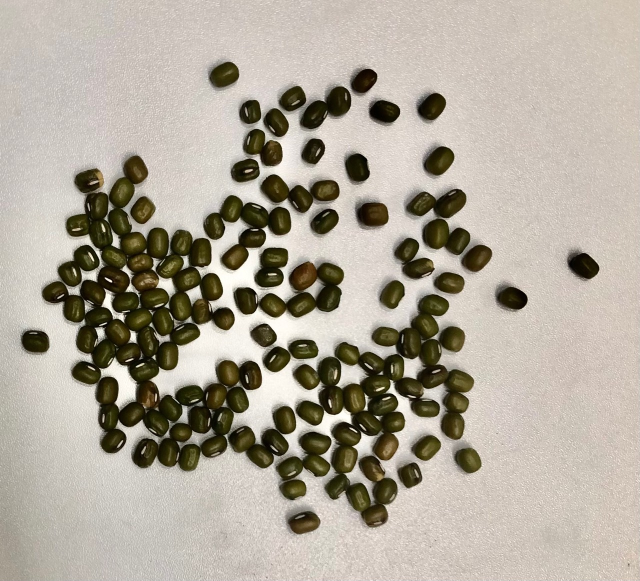
//> input picture HW2/HW2/HW2/source image/1.png, 1280 x 1162 px (shown at 1/2 size)
$ ./Source   (built with g++ and OpenCV 4)
//> lines starting //> are read from the running program, lines starting //| are printed output that depends on the picture; after the words box and inside, x2 and y2 are one past the last pixel; in counts of white or black regions, pixels touching at a corner belong together
//> in ImageOne, img is the input picture: 1162 rows x 1280 cols, CV_8UC3; mean B, G, R 154, 167.2, 174.4
#include "opencv2/opencv.hpp"
#include <queue>
#include <stack>

using namespace cv;
using namespace std;

Mat ConvertToGray(Mat img) {
    Mat gray = Mat::zeros(img.size(), CV_8UC1);
    for (int i = 0; i < img.rows; i++) {
        for (int j = 0; j < img.cols; j++) {
            Vec3b rgb = img.at<Vec3b>(i, j);
            gray.at<uchar>(i, j) = 0.3 * rgb[2] + 0.59 * rgb[1] + 0.11 * rgb[0];
        }
    }
    return gray;
}

Mat ConvertToBinary(Mat img, int threshold) {
    Mat grayimg = ConvertToGray(img);
    Mat binary = Mat::zeros(grayimg.size(), CV_8UC1);
    for (int i = 0; i < grayimg.rows; i++) {
        for (int j = 0; j < grayimg.cols; j++) {
            uchar n = grayimg.at<uchar>(i, j);
            if (n > threshold) {
                binary.at<uchar>(i, j) = 0;
            }
            else {
                binary.at<uchar>(i, j) = 1;
            }
        }
    }
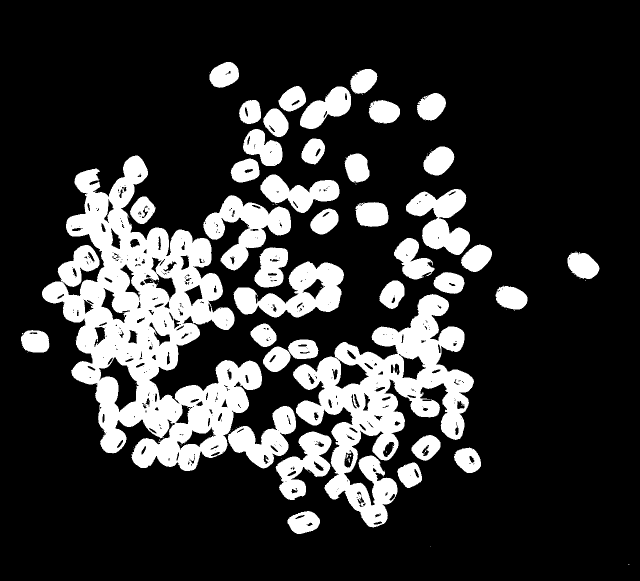
//> binary: 1162 rows x 1280 cols, CV_8UC1 (shown at 1/2 size); values 0 (black) and 1 (white), 20.3% white; 100 white regions (59 under 20 px), largest, box (x1, y1, x2, y2) and area: (84, 311, 524, 942) 115171, (586, 588, 948, 1055) 61433, (467, 523, 688, 635) 12566
    return binary;
}

Mat BinaryReConstruct(Mat img) {
    Mat binary = Mat::zeros(img.size(), CV_8UC1);
    for (int i = 0; i < img.rows; i++) {
        for (int j = 0; j < img.cols; j++) {
            uchar n = img.at<uchar>(i, j);
            if (n == 1) {
                binary.at<uchar>(i, j) = 255;
            }
            else {
                binary.at<uchar>(i, j) = 0;
            }
        }
    }
    return binary;
}

Mat FourlabelConnect(Mat img, int threshold) {
//> called with threshold = 100
    Mat binary = ConvertToBinary(img, threshold);
    Mat label=Mat::zeros(binary.size(),CV_32SC1);
    binary.convertTo(label, CV_32SC1);
    int counter = 1;
    int propCount = 0;
    int temp = 1;
    for (int i = 1; i < binary.rows - 2; i++) {
        int* data = label.ptr<int>(i);
        for (int j = 1; j < binary.cols - 2; j++) {
            if (data[j] == 1) {
                std::stack<std::pair<int, int>> neighbor;
                neighbor.push(std::pair<int, int>(i, j));
                ++counter;
                while (!neighbor.empty()) {
                    std::pair<int, int> cur = neighbor.top();
                    int curX = cur.first;
                    int curY = cur.second;
                    label.at<int>(curX, curY) = counter;

                    neighbor.pop();

                    if (curY != 0) {
                        if (label.at<int>(curX, curY - 1) == 1) {
                            neighbor.push(std::pair<int, int>(curX, curY - 1));
                            temp++;
                        }
                    }
                    if (curY != binary.cols - 1) {
                        if (label.at<int>(curX, curY + 1) == 1) {
                            neighbor.push(std::pair<int, int>(curX, curY + 1));
                            temp++;
                        }
                    }
                    if(curX!=0){
                        if (label.at<int>(curX-1, curY) == 1) {;
                            neighbor.push(std::pair<int, int>(curX - 1, curY));
                            temp++;
                        }
                    }
                    if (curX != binary.rows - 1) {
                        if (label.at<int>(curX+1, curY) == 1) {
                            neighbor.push(std::pair<int, int>(curX + 1, curY));
                            temp++;
                        }
                    }
                }
                if (temp >= 100) {
                    propCount++;
                }
                temp = 0;
            }
        }
    }
//> label: 1162 rows x 1280 cols, CV_32SC1; 146 distinct labels, from 0 to 146
//> after the loop, counter = 146; temp = 0; propCount = 39

    Mat colorLabel;
    std::vector<Vec3b> colors;
    for (int i = 0; i < label.rows * label.cols; i++) {
        colors.push_back(Vec3b(rand() % 256, rand() % 256, rand() % 256));
    }
    colorLabel = Mat::zeros(label.size(), CV_8UC3);
    for (int i = 0; i < colorLabel.rows; i++) {
        for (int j = 0; j < colorLabel.cols; j++) {
            int labelValue = label.at<int>(i, j);
            if (labelValue > 0) {
                colorLabel.at<Vec3b>(i, j) = colors[labelValue - 1];
            }
        }
    }
    int num = counter - 1;
//> num = 145
    printf("count：%d\n", propCount);
//| count：39
    return colorLabel;
}

Mat EightlabelConnect(Mat img, int threshold) {
//> called with threshold = 100
    Mat binary = ConvertToBinary(img, threshold);
    Mat label = Mat::zeros(binary.size(), CV_32SC1);
    binary.convertTo(label, CV_32SC1);
    int counter = 1;
    int propCount = 0;
    int temp=1;
    for (int i = 1; i < binary.rows - 2; i++) {
        int* data = label.ptr<int>(i);
        for (int j = 1; j < binary.cols - 2; j++) {
            if (data[j] == 1) {
                std::stack<std::pair<int, int>> neighbor;
                neighbor.push(std::pair<int, int>(i, j));
                ++counter;
                while (!neighbor.empty()) {
                    std::pair<int, int> cur = neighbor.top();
                    int curX = cur.first;
                    int curY = cur.second;
                    label.at<int>(curX, curY) = counter;
                    neighbor.pop();
                    for (int x = -1; x <= 1; x++) {
                        for (int y = -1; y <= 1; y++) {
                            if (x == 0 && y == 0) {
                                continue;
                            }
                            int x2 = curX + x;
                            int y2 = curY + y;
                            if (x2 >= 0 && x2 < binary.rows && y2 >= 0 && y2 < binary.cols) {
                                if (label.at<int>(x2, y2) == 1) {
                                    neighbor.push(std::pair<int, int>(x2, y2));
                                    temp++;
                                }
                            }
                        }
                    }
                }
                if (temp >= 100) {
                    propCount++;
                }
                temp = 0;
            }
        }
    }
//> label: 1162 rows x 1280 cols, CV_32SC1; 101 distinct labels, from 0 to 101
//> after the loop, counter = 101; temp = 0; propCount = 39

    Mat colorLabel;
    std::vector<Vec3b> colors;
    for (int i = 0; i < label.rows * label.cols; i++) {
        colors.push_back(Vec3b(rand() % 256, rand() % 256, rand() % 256));
    }
    colorLabel = Mat::zeros(label.size(), CV_8UC3);
    for (int i = 0; i < colorLabel.rows; i++) {
        for (int j = 0; j < colorLabel.cols; j++) {
            int labelValue = label.at<int>(i, j);
            if (labelValue > 0) {
                colorLabel.at<Vec3b>(i, j) = colors[labelValue - 1];
            }
        }
    }
    int num = counter - 1;
//> num = 100
    printf("count：%d\n", propCount);
//| count：39
    return colorLabel;
}

void ImageOne() {
    printf("1.\n");
    Mat img = imread("source image/1.png");
    Mat Binary = ConvertToBinary(img,100);
    Binary = BinaryReConstruct(Binary);
    Mat Four = FourlabelConnect(img, 100);
    Mat Eight = EightlabelConnect(img, 100);

    imwrite("output/1/1_Binary.png", Binary);
    imwrite("output/1/1_4Connect.png", Four);
    imwrite("output/1/1_8Connect.png", Eight);
}

void ImageTwo() {
    printf("2.\n");
    Mat img = imread("source image/2.png");
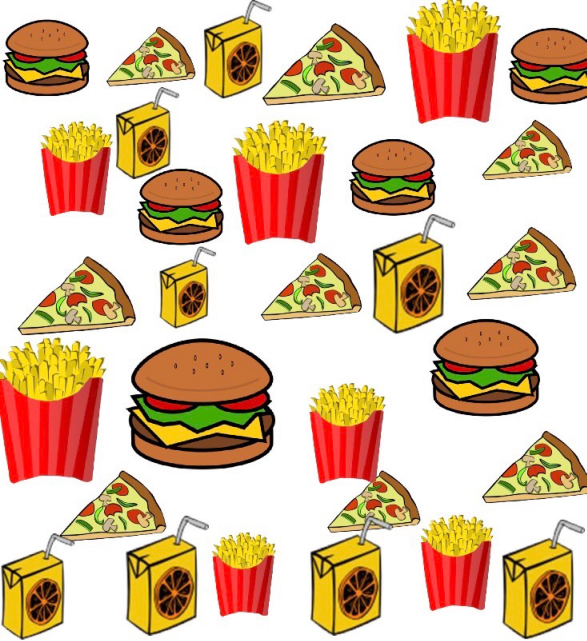
//> input picture HW2/HW2/HW2/source image/2.png, 1173 x 1281 px (shown at 1/2 size)
//> img is the input picture: 1281 rows x 1173 cols, CV_8UC3; mean B, G, R 154.8, 187.1, 218
    Mat Binary = ConvertToBinary(img, 232);
//> call 4 of ConvertToBinary, with threshold = 232
//> after the loop in ConvertToBinary (call 4), `for (int i = 0; i < grayimg.rows; i++)`:
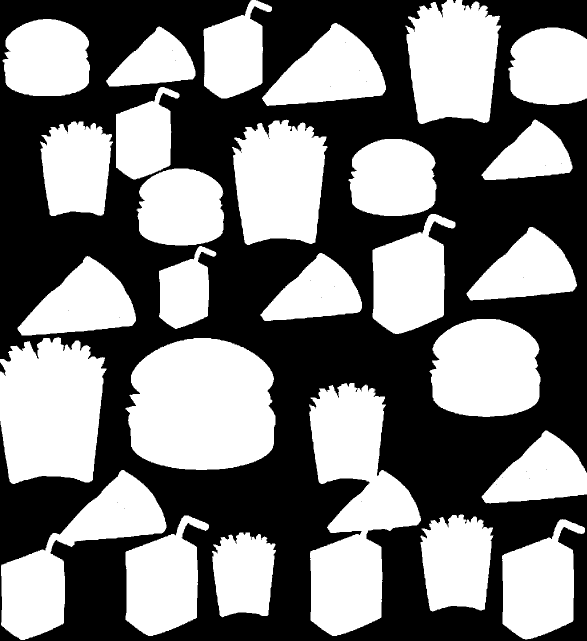
//> binary: 1281 rows x 1173 cols, CV_8UC1 (shown at 1/2 size); values 0 (black) and 1 (white), 48.3% white; 27 white regions, largest, box (x1, y1, x2, y2) and area: (251, 676, 551, 940) 65887, (618, 766, 842, 1272) 62982, (0, 674, 213, 968) 51115
    Binary = BinaryReConstruct(Binary);
    Mat Four = FourlabelConnect(img, 232);
//> call 2 of FourlabelConnect, with threshold = 232
//> the loop in FourlabelConnect (call 2), `for (int i = 1; i < binary.rows - 2; i++)` made 1278 passes
//> (counter, propCount) on passes 1 to 3: (3, 2), (3, 2), (3, 2)
//> after the loop in FourlabelConnect (call 2), `for (int i = 1; i < binary.rows - 2; i++)`:
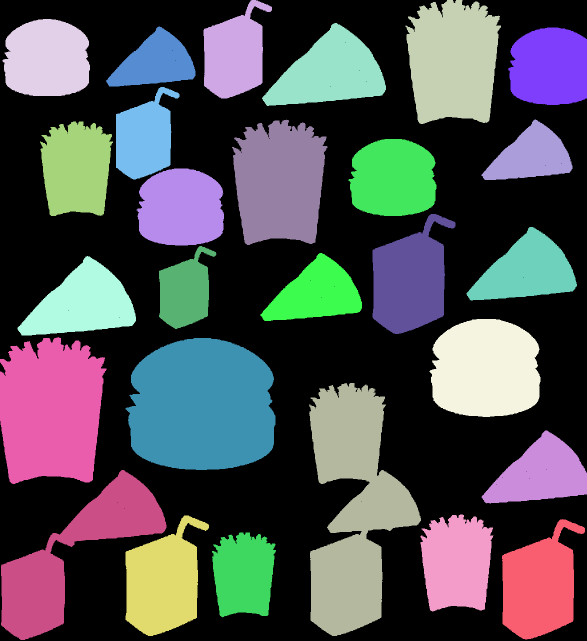
//> label: 1281 rows x 1173 cols, CV_32SC1 (shown at 1/2 size); 28 distinct labels, from 0 to 28; one colour per label, 0 black
//> after the loop in FourlabelConnect (call 2), `for (int i = 1; i < binary.rows - 2; i++)`: counter = 28; temp = 0; propCount = 27
//| count：27
    Mat Eight = EightlabelConnect(img, 232);
//> the loop in EightlabelConnect (call 2), `for (int i = 1; i < binary.rows - 2; i++)` made 1278 passes
//| count：27

    imwrite("output/2/2_Binary.png", Binary);
    imwrite("output/2/2_4Connect.png", Four);
    imwrite("output/2/2_8Connect.png", Eight);
}

void ImageThree() {
    printf("3.\n");
    Mat img = imread("source image/3.png");
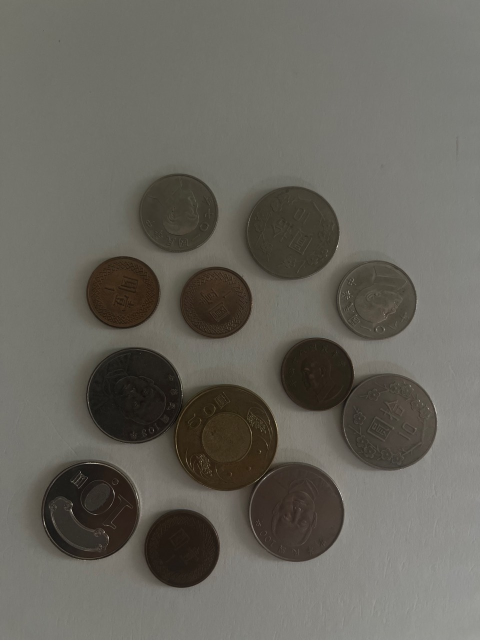
//> input picture HW2/HW2/HW2/source image/3.png, 960 x 1281 px (shown at 1/2 size)
//> img is the input picture: 1281 rows x 960 cols, CV_8UC3; mean B, G, R 93.8, 101.6, 104
    Mat Binary = ConvertToBinary(img, 90);
//> after the loop in ConvertToBinary (call 7), `for (int i = 0; i < grayimg.rows; i++)`: binary: 1281 rows x 960 cols, CV_8UC1; values 0 (black) and 1 (white), 26.5% white; 45 white regions (35 under 20 px), largest, box (x1, y1, x2, y2) and area: (149, 693, 688, 1124) 105418, (544, 675, 874, 941) 51099, (63, 919, 281, 1121) 34279
    Binary = BinaryReConstruct(Binary);
    Mat Four = FourlabelConnect(img, 90);
//> after the loop in FourlabelConnect (call 3), `for (int i = 1; i < binary.rows - 2; i++)`: label: 1281 rows x 960 cols, CV_32SC1; 69 distinct labels, from 0 to 69
//| count：9
    Mat Eight = EightlabelConnect(img, 90);
//> after the loop in EightlabelConnect (call 3), `for (int i = 1; i < binary.rows - 2; i++)`: label: 1281 rows x 960 cols, CV_32SC1; 46 distinct labels, from 0 to 46
//| count：9

    imwrite("output/3/3_Binary.png", Binary);
    imwrite("output/3/3_4Connect.png", Four);
    imwrite("output/3/3_8Connect.png", Eight);
}

void ImageFour() {
    printf("4.\n");
    Mat img = imread("source image/4.png");
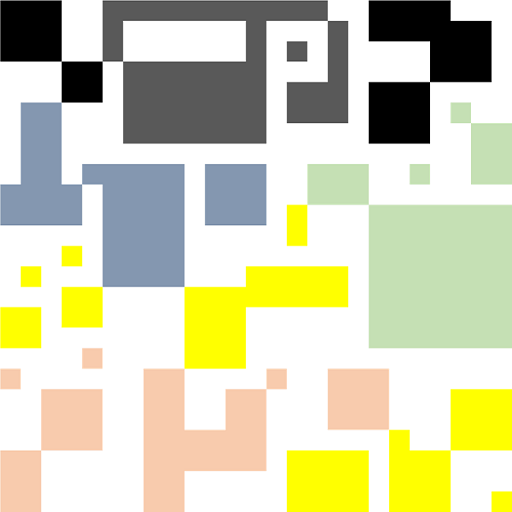
//> input picture HW3/HW3/HW3/source image/4.png, 512 x 512 px
//> img is the input picture: 512 rows x 512 cols, CV_8UC3; mean B, G, R 177.6, 209.5, 209.1
    Mat Binary = ConvertToBinary(img, 230);
//> Binary: 512 rows x 512 cols, CV_8UC1; values 0 (black) and 1 (white), 51.8% white; 4 black regions, box (x1, y1, x2, y2) and area: (0, 0, 512, 512) 114977, (123, 21, 246, 61) 4920, (0, 62, 61, 184) 4081, (62, 0, 102, 61) 2440
    Binary = BinaryReConstruct(Binary);
    Mat Four = FourlabelConnect(img, 230);
//> after the loop in FourlabelConnect (call 4), `for (int i = 1; i < binary.rows - 2; i++)`: label: 512 rows x 512 cols, CV_32SC1; 27 distinct labels, from 0 to 27
//| count：26
    Mat Eight = EightlabelConnect(img, 230);
//> call 4 of EightlabelConnect, with threshold = 230
//> after the loop in EightlabelConnect (call 4), `for (int i = 1; i < binary.rows - 2; i++)`: label: 512 rows x 512 cols, CV_32SC1; 22 distinct labels, from 0 to 22
//> after the loop in EightlabelConnect (call 4), `for (int i = 0; i < colorLabel.rows; i++)`:
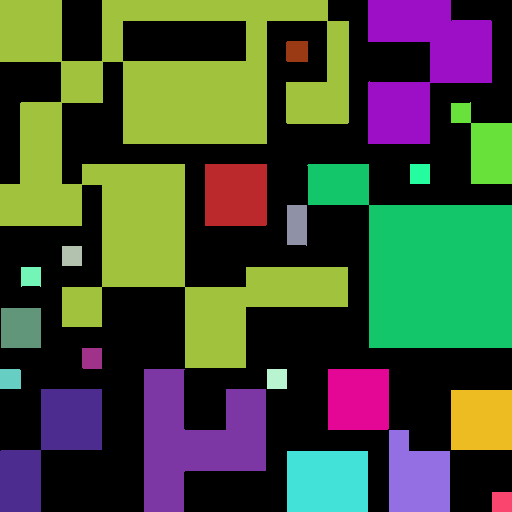
//> colorLabel: 512 rows x 512 cols, CV_8UC3; mean B, G, R 55.3, 78, 66.4
//| count：21

    imwrite("output/4/4_Binary.png", Binary);
    imwrite("output/4/4_4Connect.png", Four);
    imwrite("output/4/4_8Connect.png", Eight);
}

int main() {
    ImageOne();
    ImageTwo();
    ImageThree();
    ImageFour();
    return 0;
}
